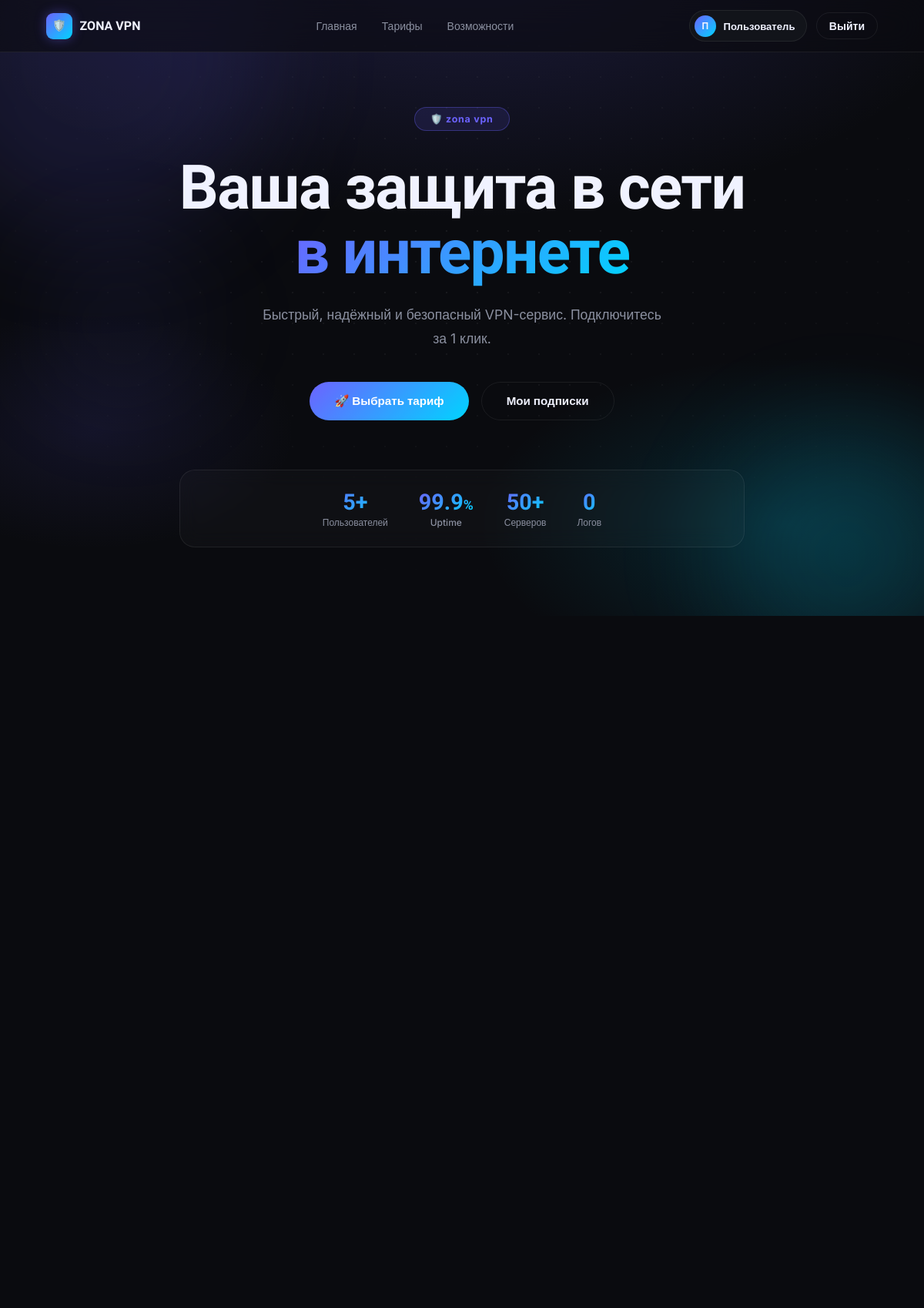
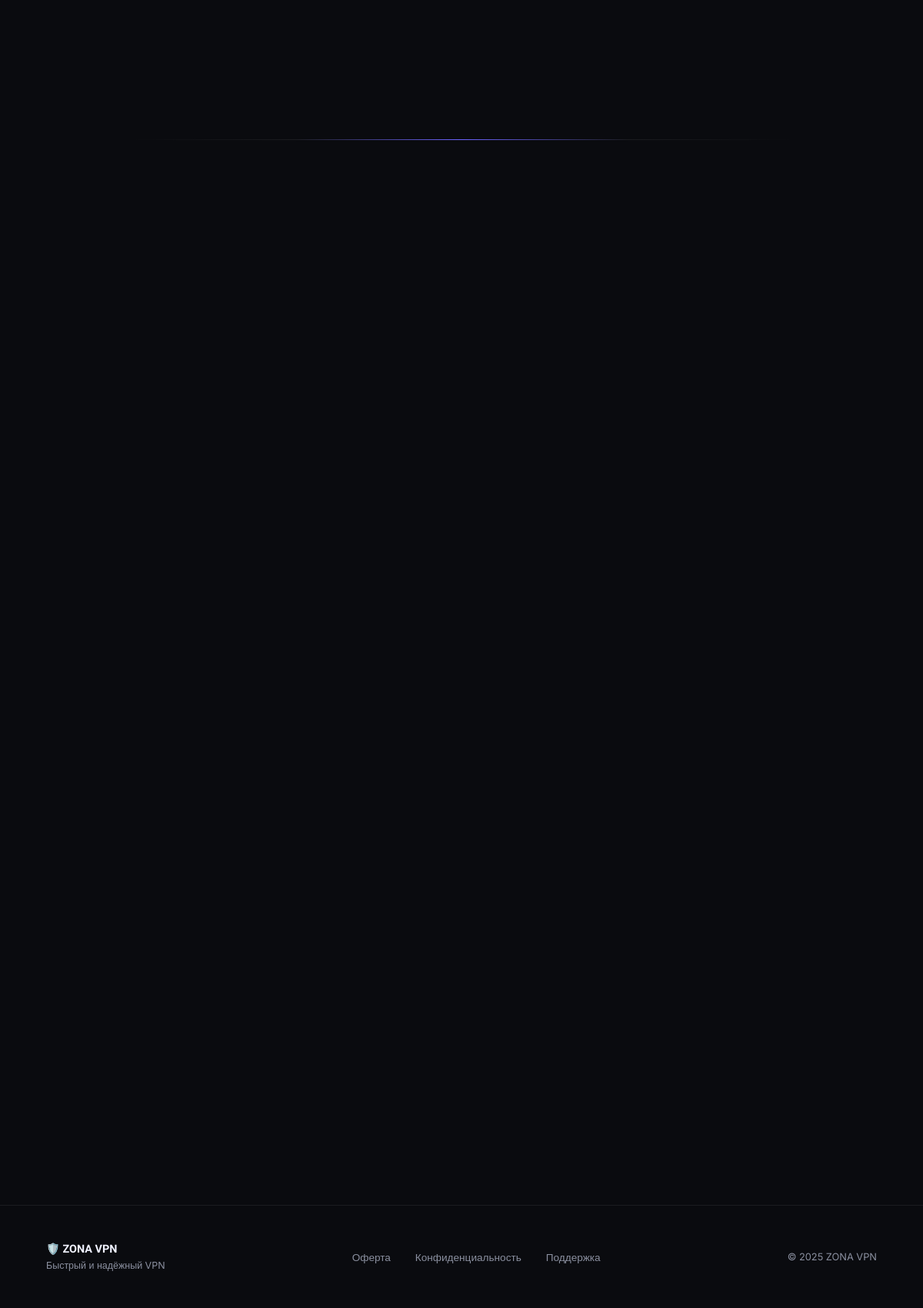
The page / (signed in) on the database its author committed (2 pictures, top to bottom).
### tables this page shows
CREATE TABLE site_settings (
            key   TEXT PRIMARY KEY,
            value TEXT
        );

CREATE TABLE users (
            id          INTEGER PRIMARY KEY AUTOINCREMENT,
            tg_id       INTEGER UNIQUE,
            username    TEXT,
            first_name  TEXT,
            last_name   TEXT,
            photo_url   TEXT,
            created_at  INTEGER DEFAULT (strftime('%s','now'))
        );

### server.py (the view)
@app.route("/")
def index():
    plans    = get_db().execute("SELECT * FROM plans WHERE is_active=1 ORDER BY sort_order").fetchall()
    settings = get_settings()
    user = get_db().execute("SELECT * FROM users WHERE id=?",(session["user_id"],)).fetchone() if "user_id" in session else None
    return render_template("index.html", plans=plans, settings=settings, user=user)

### server.py (called while the page is built)
@app.template_filter("from_json")
def from_json_filter(value):
    try:
        return json.loads(value) if isinstance(value, str) else (value or [])
    except Exception:
        return []

def get_db():
    if "db" not in g:
        g.db = sqlite3.connect(DATABASE, detect_types=sqlite3.PARSE_DECLTYPES)
        g.db.row_factory = sqlite3.Row
    return g.db

def get_settings():
    rows = get_db().execute("SELECT key,value FROM site_settings").fetchall()
    return {r["key"]: r["value"] for r in rows}

### templates/index.html (shortened to what this page needs)
{% extends "base.html" %}
{% block content %}
<section class="hero" id="home">
  <div class="hero-mesh"></div>
  <div class="hero-dots"></div>
  <div class="shape s1"></div>
  <div class="shape s2"></div>
  <div class="shape s3"></div>
  <div class="hero-content">
    <div class="hero-badge">🛡️ {{ settings.hero_badge or '50 000+ пользователей' }}</div>
    <h1 class="hero-title">
      {{ settings.hero_title or 'Ваша защита' }}<br>
      <span class="grad">в интернете</span>
    </h1>
    <p class="hero-sub">{{ settings.hero_subtitle }}</p>
    <div class="hero-cta">
      <a href="/pricing" class="btn btn-primary">
        <span class="btn-text">🚀 Выбрать тариф</span>
      </a>
      {% if not user %}
      <button class="btn btn-ghost" onclick="openLoginModal()">
        <span class="btn-text">Войти через Telegram</span>
      </button>
      {% else %}
      <a href="/pricing" class="btn btn-ghost"><span class="btn-text">Мои подписки</span></a>
      {% endif %}
    </div>
    <div class="stats">
      <div class="stat">
        <div class="stat-val"><span class="counter" data-target="5">0</span>+</div>
        <div class="stat-lbl">Пользователей</div>
      </div>
      <div class="stat">
        <div class="stat-val">99.9<span style="font-size:1.1rem">%</span></div>
        <div class="stat-lbl">Uptime</div>
      </div>
      <div class="stat">
        <div class="stat-val"><span class="counter" data-target="50">0</span>+</div>
        <div class="stat-lbl">Серверов</div>
      </div>
      <div class="stat">
        <div class="stat-val">0</div>
        <div class="stat-lbl">Логов</div>
      </div>
    </div>
  </div>
</section>
<section class="section" id="features">
  <div class="feat-grid" data-stagger>
  </div>
</section>
<section class="section" style="text-align:center">
  <div class="steps-wrap" data-stagger>
  </div>
</section>
<div class="pricing-wrap">
  <div class="plan-grid" data-stagger>
  </div>
</div>
{% endblock %}

### templates/base.html (shortened to what this page needs)
<!DOCTYPE html>
<html lang="ru">
<head>
{% set bot_username = settings.get('bot_username','') if settings.get else (settings['bot_username'] if 'bot_username' in settings else '') %}
{% set has_bot = bot_username and bot_username|length > 0 %}
</head>
<body>
<nav id="navbar">
  <a href="/" class="nav-logo">
    <div class="nav-icon">🛡️</div>{{ settings.site_name }}
  </a>
  <div class="nav-links" id="navLinks">
    <a href="/">Главная</a>
    <a href="/pricing">Тарифы</a>
    <a href="/#features">Возможности</a>
  </div>
  <div class="nav-right">
    {% if user %}
      <div class="user-pill">
        {% if user.photo_url %}<img src="{{ user.photo_url }}" class="u-avatar" alt=""/>
        {% else %}<div class="u-avatar-ph">{{ (user.first_name or 'U')[0].upper() }}</div>{% endif %}
        <span class="u-name">{{ user.first_name or user.username or 'Пользователь' }}</span>
      </div>
      <a href="/logout" class="btn btn-ghost" style="padding:.5rem 1rem">Выйти</a>
    {% else %}
      <button class="btn btn-primary" onclick="openLoginModal()"><span class="btn-text">🔐 Войти</span></button>
    {% endif %}
  </div>
</nav>
{% block content %}{% endblock %}
<footer>
  <div>
    <div class="footer-brand">🛡️ {{ settings.site_name }}</div>
    <div style="color:var(--muted);font-size:.78rem;margin-top:.3rem">Быстрый и надёжный VPN</div>
  </div>
  <div class="footer-links">
    <a href="#">Оферта</a><a href="#">Конфиденциальность</a><a href="#">Поддержка</a>
  </div>
  <div class="footer-copy">© 2025 {{ settings.site_name }}</div>
</footer>
</body>
</html>

### templates/index.html (style rules this page uses)
.hero { min-height:100vh;display:flex;align-items:center;justify-content:center; padding:110px 5% 60px;text-align:center;position:relative;overflow:hidden; }
.hero-mesh { position:absolute;inset:0;z-index:0; background: radial-gradient(ellipse 90% 70% at 50% -10%, color-mix(in srgb,var(--primary) 20%,transparent) 0%, transparent 65%), radial-gradient(ellipse 55% 45% at 85% 85%, color-mix(in srgb,var(--accent) 14%,transparent) 0%, transparent 60%), radial-gradient(ellipse 40% 35% at 10% 70%, color-mix(in srgb,var(--primary) 10%,transparent) 0%, transparent 55%); animation:meshShift 12s ease-in-out infinite alternate; }
.hero-dots { position:absolute;inset:0;z-index:0; background-image: radial-gradient(circle, rgba(255,255,255,.06) 1px, transparent 1px); background-size:40px 40px; mask-image:radial-gradient(ellipse 80% 70% at 50% 40%, black 10%, transparent 85%); }
.shape { position:absolute;border-radius:50%;filter:blur(70px);pointer-events:none;z-index:0; animation:shapeFloat 10s ease-in-out infinite; }
.s1 { width:450px;height:450px;background:color-mix(in srgb,var(--primary) 14%,transparent);top:-150px;left:-100px }
.s2 { width:320px;height:320px;background:color-mix(in srgb,var(--accent) 12%,transparent);bottom:-80px;right:-60px;animation-delay:-5s;animation-duration:13s }
.s3 { width:200px;height:200px;background:color-mix(in srgb,var(--primary) 8%, transparent);top:40%;left:5%;animation-delay:-3s;animation-duration:8s }
.hero-content { position:relative;z-index:1;max-width:840px;margin:0 auto }
.hero-badge { display:inline-flex;align-items:center;gap:.5rem; padding:.45rem 1.25rem;border-radius:100px;margin-bottom:2rem; background:color-mix(in srgb,var(--primary) 12%,transparent); border:1px solid color-mix(in srgb,var(--primary) 35%,transparent); font-size:.78rem;color:var(--primary);font-weight:700;letter-spacing:.06em; animation:badgePop .8s .2s cubic-bezier(.34,1.56,.64,1) both; }
.hero-title { font-family:'Unbounded',sans-serif; font-size:clamp(2.4rem,7vw,5rem); font-weight:900;line-height:1.05;letter-spacing:-.02em; margin-bottom:1.5rem; animation:titleUp .9s .35s cubic-bezier(.22,1,.36,1) both; }
.grad { background:linear-gradient(135deg,var(--primary),var(--accent)); -webkit-background-clip:text;-webkit-text-fill-color:transparent; background-clip:text; }
.hero-sub { color:var(--muted);font-size:1.1rem;line-height:1.75; max-width:520px;margin:0 auto 2.5rem; animation:titleUp .9s .5s cubic-bezier(.22,1,.36,1) both; }
.hero-cta { display:flex;gap:1rem;justify-content:center;flex-wrap:wrap; margin-bottom:4rem; animation:titleUp .9s .65s cubic-bezier(.22,1,.36,1) both; }
.hero-cta .btn { padding:.9rem 2rem;font-size:.95rem }
.stats { display:flex;gap:2.5rem;justify-content:center;flex-wrap:wrap; padding:1.5rem 2rem;border-radius:20px; background:rgba(255,255,255,.025);border:1px solid var(--border); backdrop-filter:blur(12px); animation:titleUp .9s .8s cubic-bezier(.22,1,.36,1) both; }
.stat { text-align:center }
.stat-val { font-family:'Unbounded',sans-serif;font-size:1.8rem;font-weight:900; background:linear-gradient(135deg,var(--primary),var(--accent)); -webkit-background-clip:text;-webkit-text-fill-color:transparent;background-clip:text; }
.stat-lbl { color:var(--muted);font-size:.75rem;margin-top:.15rem;font-weight:500 }
.section { padding:6rem 5%;max-width:1200px;margin:0 auto }
.feat-grid { display:grid;grid-template-columns:repeat(auto-fit,minmax(270px,1fr)); gap:1.25rem;margin-top:3.5rem; }
.steps-wrap { display:grid;grid-template-columns:repeat(auto-fit,minmax(200px,1fr)); gap:2rem;margin-top:3.5rem;position:relative; }
.steps-wrap::before { content:'';position:absolute;top:52px;left:10%;right:10%;height:1px; background:linear-gradient(90deg,transparent,var(--border),var(--primary),var(--border),transparent); z-index:0; }
.pricing-wrap { padding:5rem 5%;overflow:hidden }
.plan-grid { display:grid;grid-template-columns:repeat(auto-fit,minmax(230px,1fr)); gap:1.25rem;max-width:1100px;margin:3.5rem auto 0;align-items:start; }
.counter { display:inline-block }

### rows shown on the page
site_settings: site_name "ZONA VPN"
users: first_name "П", first_name "Пользователь"
site_settings: value "zona vpn"
site_settings: value "Ваша защита в сети"
site_settings: hero_subtitle "Быстрый, надёжный и безопасный VPN-сервис. Подключитесь за 1 клик."
